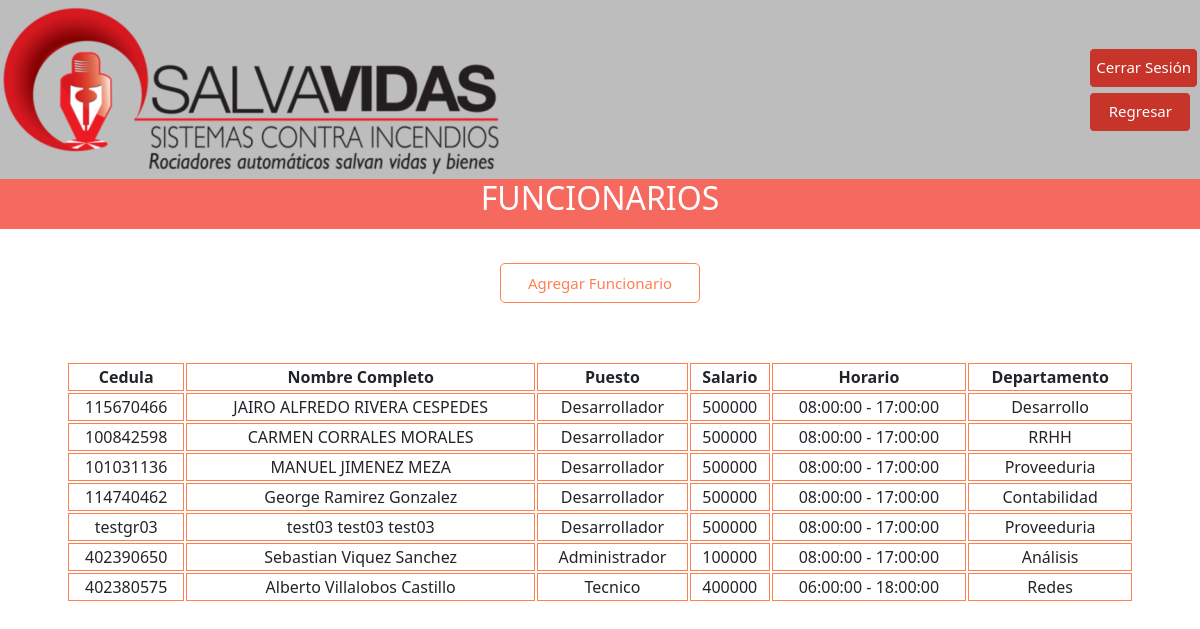
Page /admListaFuncionarios.php on the committed database.
### tables this page shows
CREATE TABLE `funcionario` (
  `fncId` int(11) NOT NULL,
  `fncIdPersona` int(11) NOT NULL,
  `fncNumeroEmpleado` varchar(10) DEFAULT NULL,
  `fncIdPuesto` int(11) NOT NULL,
  `fncIdHorario` int(11) NOT NULL,
  `fncIdDepartamento` int(11) NOT NULL,
  `email` varchar(255) NOT NULL,
  `password` varchar(255) DEFAULT NULL
);

CREATE TABLE `persona` (
  `psrID` int(11) NOT NULL,
  `psrCedula` varchar(15) NOT NULL,
  `psrNombre` varchar(15) NOT NULL,
  `psrPrimerApellido` varchar(15) NOT NULL,
  `psrSegundoApellido` varchar(15) NOT NULL
);

CREATE TABLE `puesto` (
  `pstId` int(11) NOT NULL,
  `pstPuesto` varchar(15) NOT NULL,
  `pstSalario` float NOT NULL
);

CREATE TABLE `horario` (
  `hrrID` int(11) NOT NULL,
  `hrrHoraEntrada` time NOT NULL,
  `hrrHoraSalida` time NOT NULL,
  `hrrNombre` varchar(15) DEFAULT NULL,
  `hrrlunes` tinyint(1) NOT NULL,
  `hrrmartes` tinyint(1) NOT NULL,
  `hrrmiercoles` tinyint(1) NOT NULL,
  `hrrjueves` tinyint(1) NOT NULL,
  `hrrviernes` tinyint(1) NOT NULL,
  `hrrsabado` tinyint(1) NOT NULL,
  `hrrdomingo` tinyint(1) NOT NULL
);

CREATE TABLE `departamento` (
  `dptId` int(11) NOT NULL,
  `dptDescripcion` varchar(15) NOT NULL
);

### admListaFuncionarios.php (the view, shortened to what this page needs)
<!doctype html>
<html lang="en">
<?php include('busqueda.php');?>
<head>
    <link rel="stylesheet" href="botonesStyle.css">
    <link href="https://cdn.jsdelivr.net/npm/bootstrap@5.1.3/dist/css/bootstrap.min.css" rel="stylesheet">
    <link rel="stylesheet" href="bootstrap-5.1.3-dist/css/">
</head>
<body>
    <div style="background-color: #bdbdbd; boder:none;">
        <table width="100%">
            <tr>
                <td align="left"><img src="img/logo.png" class="img-fluid" alt="Salvaditas"></td>
                <td align="right">
                    <table>
                        <tr>
                            <td>
                                <a href="index.html">
                                    <button type="button" class="btn_cerrarSesion">Cerrar Sesión</button>
                                </a>
                            </td>
                        </tr>
                        <tr><td></td></tr>
                        <tr>
                            <td>
                                <a href="admin.php">
                                    <button type="button" class="btn_cerrarSesion" style="width: 102px;">Regresar</button>
                                </a>
                            </td>
                        </tr>
                    </table>
                </td>
            </tr>
        </table>
    </div>
    <div style="height: 50px; width: 100%; background-color:#f6695e; text-align: center; line-height: 60px;">
        <h2 style="color: white;">FUNCIONARIOS</h2>
    </div>
    <div class="col-6" style="height: 10px; width: 100px;"></div>
    <div class="container text-center my-auto">
        <div class="m-4 d-flex justify-content-center align-items-center">
            <a href="admFuncionarios.php" style="color: #f6695e; ">
                <button type="button" class="btn_agregar">Agregar Funcionario</button>
            </a>
        </div>
    </div>
    <div class="col-6" style="height: 10px; width: 100px;"></div>
    <div class="container text-center my-auto">
        <div class="m-4 d-flex justify-content-center align-items-center">
            <?php
                echo "<table width=\"100%\" style=\"border-collapse: separate;\">
                    <tr>
                        <th style=\"border: 1px solid #ff7f50;\">Cedula</th>
                        <th style=\"border: 1px solid #ff7f50;\">Nombre Completo</th>
                        <th style=\"border: 1px solid #ff7f50;\">Puesto</th>
                        <th style=\"border: 1px solid #ff7f50;\">Salario</th>
                        <th style=\"border: 1px solid #ff7f50;\">Horario</th>
                        <th style=\"border: 1px solid #ff7f50;\">Departamento</th>
                    </tr>";
                $sql = "SELECT f.fncId, p.psrCedula, p.psrNombre, p.psrPrimerApellido, p.psrSegundoApellido, pst.pstPuesto, pst.pstSalario, h.hrrHoraEntrada, h.hrrHoraSalida, d.dptDescripcion
                FROM funcionario f
                JOIN persona p ON f.fncIdPersona = p.psrID
                JOIN puesto pst ON f.fncIdPuesto = pst.pstId
                JOIN horario h ON f.fncIdHorario = h.hrrID
                JOIN departamento d ON f.fncIdDepartamento = d.dptId";
                foreach ($db->query($sql) as $row) {
                    echo "<tr>
                        <td style=\"border: 1px solid #ff7f50;\">".$row["psrCedula"]."</td>
                        <td style=\"border: 1px solid #ff7f50;\">".$row["psrNombre"]." ".$row["psrPrimerApellido"]." ".$row["psrSegundoApellido"]."</td>
                        <td style=\"border: 1px solid #ff7f50;\">".$row["pstPuesto"]."</td>
                        <td style=\"border: 1px solid #ff7f50;\">".$row["pstSalario"]."</td>
                        <td style=\"border: 1px solid #ff7f50;\">".$row["hrrHoraEntrada"]." - ".$row["hrrHoraSalida"]."</td>
                        <td style=\"border: 1px solid #ff7f50;\">".$row["dptDescripcion"]."</td>
                    </tr>";
                }
                echo "</table>";
            ?>
        </div>
    </div>
</body>
</html>

### botonesStyle.css (style rules this page uses)
.btn_cerrarSesion { color: #fff; background-color: #c7352a; border-color: #bdbdbd; font-size: 15px; border-radius: 5px; height: 40px; width: 120; border: 1px solid #bdbdbd }
.btn_agregar { color: #ff7f50; background-color: #fff; border-color: #ff7f50; font-size: 15px; border-radius: 5px; height: 40px; width: 200px; border: 1px solid #ff7f50; }

### rows in the picture
funcionario: fncIdPersona.psrCedula "115670466", fncIdPersona.psrNombre "JAIRO ALFREDO", fncIdPersona.psrPrimerApellido "RIVERA", fncIdPersona.psrSegundoApellido "CESPEDES", fncIdPuesto.pstPuesto "Desarrollador", fncIdPuesto.pstSalario "500000", fncIdHorario.hrrHoraEntrada "08:00:00", fncIdHorario.hrrHoraSalida "17:00:00", fncIdDepartamento.dptDescripcion "Desarrollo"
funcionario: fncIdPersona.psrCedula "100842598", fncIdPersona.psrNombre "CARMEN", fncIdPersona.psrPrimerApellido "CORRALES", fncIdPersona.psrSegundoApellido "MORALES", fncIdPuesto.pstPuesto "Desarrollador", fncIdPuesto.pstSalario "500000", fncIdHorario.hrrHoraEntrada "08:00:00", fncIdHorario.hrrHoraSalida "17:00:00", fncIdDepartamento.dptDescripcion "RRHH"
funcionario: fncIdPersona.psrCedula "101031136", fncIdPersona.psrNombre "MANUEL", fncIdPersona.psrPrimerApellido "JIMENEZ", fncIdPersona.psrSegundoApellido "MEZA", fncIdPuesto.pstPuesto "Desarrollador", fncIdPuesto.pstSalario "500000", fncIdHorario.hrrHoraEntrada "08:00:00", fncIdHorario.hrrHoraSalida "17:00:00", fncIdDepartamento.dptDescripcion "Proveeduria"
funcionario: fncIdPersona.psrCedula "114740462", fncIdPersona.psrNombre "George", fncIdPersona.psrPrimerApellido "Ramirez", fncIdPersona.psrSegundoApellido "Gonzalez", fncIdPuesto.pstPuesto "Desarrollador", fncIdPuesto.pstSalario "500000", fncIdHorario.hrrHoraEntrada "08:00:00", fncIdHorario.hrrHoraSalida "17:00:00", fncIdDepartamento.dptDescripcion "Contabilidad"
funcionario: fncIdPersona.psrCedula "testgr03", fncIdPersona.psrNombre "test03", fncIdPersona.psrPrimerApellido "test03", fncIdPersona.psrSegundoApellido "test03", fncIdPuesto.pstPuesto "Desarrollador", fncIdPuesto.pstSalario "500000", fncIdHorario.hrrHoraEntrada "08:00:00", fncIdHorario.hrrHoraSalida "17:00:00", fncIdDepartamento.dptDescripcion "Proveeduria"
funcionario: fncIdPersona.psrCedula "402390650", fncIdPersona.psrNombre "Sebastian", fncIdPersona.psrPrimerApellido "Viquez", fncIdPersona.psrSegundoApellido "Sanchez", fncIdPuesto.pstPuesto "Administrador", fncIdPuesto.pstSalario "100000", fncIdHorario.hrrHoraEntrada "08:00:00", fncIdHorario.hrrHoraSalida "17:00:00", fncIdDepartamento.dptDescripcion "Análisis"
funcionario: fncIdPersona.psrCedula "402380575", fncIdPersona.psrNombre "Alberto", fncIdPersona.psrPrimerApellido "Villalobos", fncIdPersona.psrSegundoApellido "Castillo", fncIdPuesto.pstPuesto "Tecnico", fncIdPuesto.pstSalario "400000", fncIdHorario.hrrHoraEntrada "06:00:00", fncIdHorario.hrrHoraSalida "18:00:00", fncIdDepartamento.dptDescripcion "Redes"
